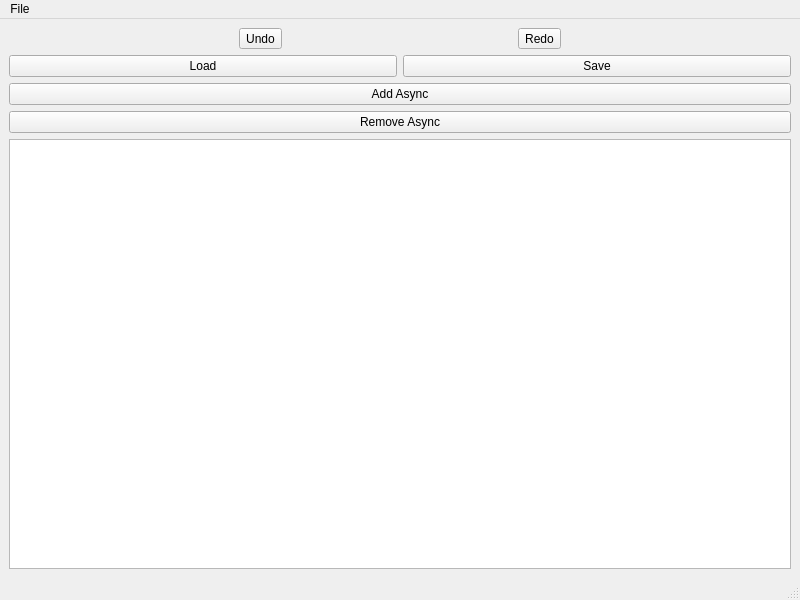
<?xml version="1.0" encoding="UTF-8"?>
<ui version="4.0">
 <class>MainWindow</class>
 <widget class="QMainWindow" name="MainWindow">
  <property name="geometry">
   <rect>
    <x>0</x>
    <y>0</y>
    <width>800</width>
    <height>600</height>
   </rect>
  </property>
  <property name="windowTitle">
   <string>MainWindow</string>
  </property>
  <widget class="QWidget" name="centralwidget">
   <layout class="QVBoxLayout" name="verticalLayout">
    <item>
     <layout class="QHBoxLayout" name="horizontalLayout">
      <item>
       <widget class="QToolButton" name="undoToolButton">
        <property name="text">
         <string>Undo</string>
        </property>
       </widget>
      </item>
      <item>
       <widget class="QToolButton" name="redoToolButton">
        <property name="text">
         <string>Redo</string>
        </property>
       </widget>
      </item>
     </layout>
    </item>
    <item>
     <layout class="QHBoxLayout" name="horizontalLayout_2">
      <item>
       <widget class="QPushButton" name="loadSystemPushButton">
        <property name="text">
         <string>Load</string>
        </property>
       </widget>
      </item>
      <item>
       <widget class="QPushButton" name="saveSystemPushButton">
        <property name="text">
         <string>Save</string>
        </property>
       </widget>
      </item>
     </layout>
    </item>
    <item>
     <widget class="QPushButton" name="addAsyncPushButton">
      <property name="text">
       <string>Add Async</string>
      </property>
     </widget>
    </item>
    <item>
     <widget class="QPushButton" name="removePushButton">
      <property name="text">
       <string>Remove Async</string>
      </property>
     </widget>
    </item>
    <item>
     <widget class="QListWidget" name="listWidget"/>
    </item>
   </layout>
  </widget>
  <widget class="QMenuBar" name="menubar">
   <property name="geometry">
    <rect>
     <x>0</x>
     <y>0</y>
     <width>800</width>
     <height>24</height>
    </rect>
   </property>
   <widget class="QMenu" name="menuFile">
    <property name="title">
     <string>File</string>
    </property>
    <addaction name="actionload"/>
    <addaction name="actionsave_as"/>
    <addaction name="actionsave"/>
   </widget>
   <addaction name="menuFile"/>
  </widget>
  <widget class="QStatusBar" name="statusbar"/>
  <action name="actionload">
   <property name="text">
    <string>load</string>
   </property>
  </action>
  <action name="actionsave_as">
   <property name="text">
    <string>save as</string>
   </property>
  </action>
  <action name="actionsave">
   <property name="text">
    <string>save</string>
   </property>
  </action>
 </widget>
 <resources/>
 <connections/>
</ui>
